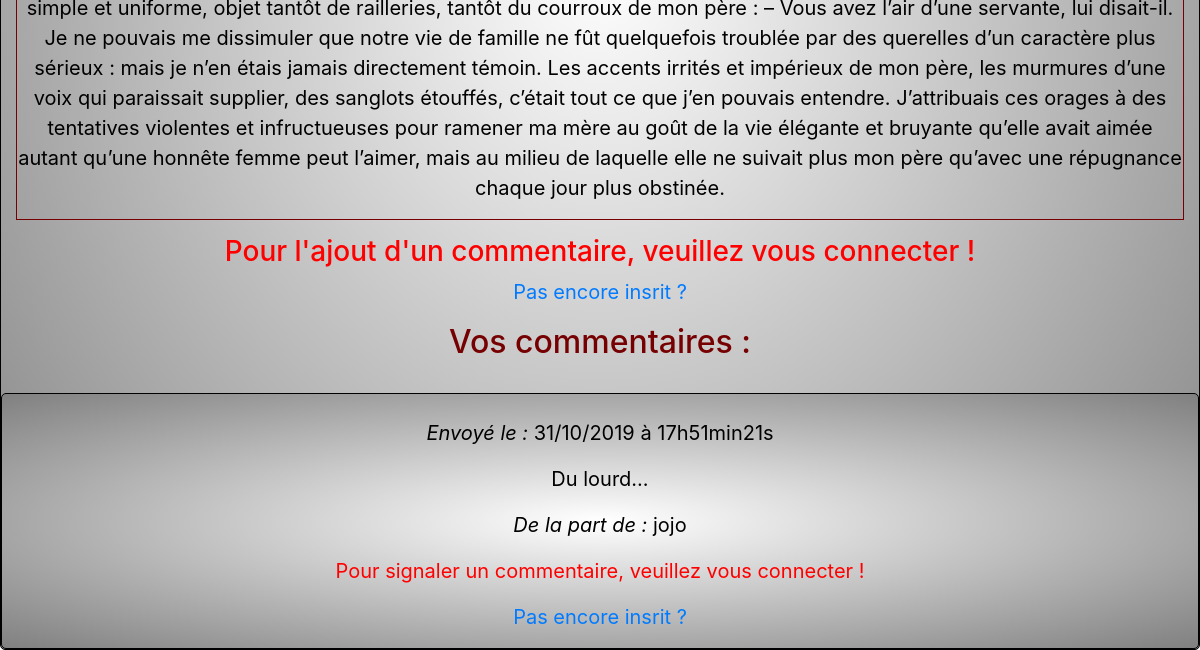
The app's page /index.php?action=post&id=43 (lower part), older data.
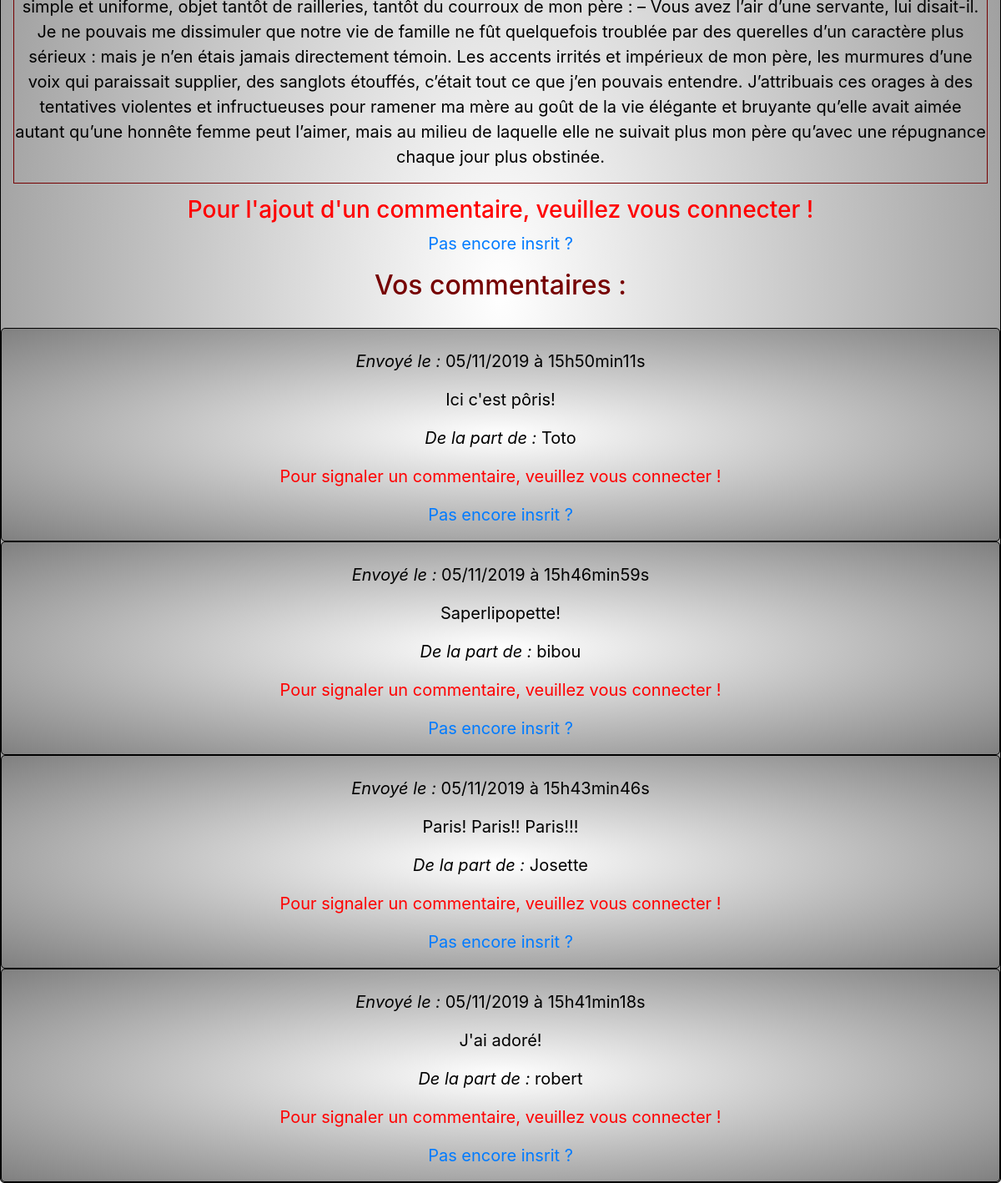
The same page, newer data.
### tables this page shows
CREATE TABLE IF NOT EXISTS `comments` (
  `id` int(11) NOT NULL AUTO_INCREMENT,
  `id_billet` int(11) NOT NULL,
  `id_user` int(11) NOT NULL,
  `comment` text NOT NULL,
  `signalement` tinyint(1) NOT NULL DEFAULT '0',
  `comment_date` datetime NOT NULL,
  PRIMARY KEY (`id`)
);

CREATE TABLE IF NOT EXISTS `users` (
  `id` int(11) NOT NULL AUTO_INCREMENT,
  `pseudo` varchar(255) NOT NULL,
  `mail` text NOT NULL,
  `motdepasse` varchar(255) NOT NULL,
  `droits` tinyint(1) DEFAULT '0',
  PRIMARY KEY (`id`)
);

### controller/frontend.php (called while the page is built, shortened)
<?php
require_once('model/PostManager.php');
require_once('model/CommentManager.php');
function post()
{
	$postManager = new PostManager();
	$commentManager = new CommentManager();
	$post = $postManager->getPost($_GET['id']);
	$comments = $commentManager->getComments($_GET['id']);
	require('view/frontend/postView.php');
}

### model/PostManager.php (called while the page is built, shortened)
<?php
class PostManager extends Manager
{
	public function getPost($postId)
	{
		$db = $this->dbConnect();
		$req = $db->prepare('SELECT id, title, content, DATE_FORMAT(creation_date, \'%d/%m/%Y à %Hh%imin%ss\') AS creation_date_fr FROM posts WHERE id = ?');
		$req->execute(array($postId));
		$post = $req->fetch();
		return $post;
	}
}

### model/CommentManager.php (called while the page is built, shortened)
<?php
class CommentManager extends Manager
{
	public function getComments($idBillet)
	{
		$db = $this->dbConnect();
		$comments = $db->prepare('SELECT comments.id, users.pseudo, comments.comment, DATE_FORMAT(comment_date, \'%d/%m/%Y à %Hh%imin%ss\') AS comment_date_fr FROM comments INNER JOIN users ON comments.id_user = users.id WHERE id_billet = ? ORDER BY comment_date DESC');
		$comments->execute(array($idBillet));
		return $comments;
	}
}

### view/frontend/postView.php (the view, shortened to what this page needs)
<div class="vuChapComment">
  <div align="center"><br>
   <div class="news">
   <p>
     <?= nl2br($post['content']) ?>
   </p>
 </div>
 <?php  if(isset($_SESSION['id'])) { ?>
  <div class="commentaires" >
    <h2>Mon commentaire :</h2><br/>
    <form action="index.php?action=addComment&amp;id=<?=$post['id'] ?>"method="post">
     <div>
       <textarea id="comment" name="comment" placeholder="Votre texte"></textarea>
     </div>
     <div><br>
       <button type="submit"class="btn btn-primary">J'envoie mon commentaire !</button><br>
     </div>
   </form>
   <?php
 }else{
  echo '<h3 class="error">Pour l\'ajout d\'un commentaire, veuillez vous connecter !</h3>
  <p><a href="index.php?action=displFormulContact">Pas encore insrit ?</a></p>';
}
?>
<div>
  <h2 id="ancre bas de page" >Vos commentaires :</h2><br>
  <?php
            while ($comment = $comments->fetch())
            {
              ?>
              <div class="vuChapComment"><br>
                <p><em>Envoyé le : </em><?= $comment['comment_date_fr'] ?></p>
                <p><?= nl2br(htmlspecialchars($comment['comment'])) ?></p>
                <p><em>De la part de : </em><?= $comment['pseudo'] ?></p>
                <?php  if(isset($_SESSION['id'])) { ?>
                  <a href="index.php?action=signal&amp;id=<?=$comment['id'] ?>"><button type="submit"class="btn btn-primary">Signaler ce commentaire !</button></a><br><br>
                  <?php
                }else{
                  echo '<p class="error">Pour signaler un commentaire, veuillez vous connecter !</p>
                  <p><a href="index.php?action=displFormulContact">Pas encore insrit ?</a></p>';
                }
                ?>
              </div>
              <?php
            }
            ?>
          </div>
        </div>
      </div>
    <?php require('template.php'); ?>

Row changes from the older to the newer data that the page shows:
removed comments: comment_date_fr "31/10/2019 à 17h51min21s", comment "Du lourd...", id_user.pseudo "jojo"
now on this page (row edited): comments: comment_date_fr "05/11/2019 à 15h50min11s", comment "Ici c'est pôris!", id_user.pseudo "Toto"
now on this page (row edited): comments: comment_date_fr "05/11/2019 à 15h46min59s", comment "Saperlipopette!", id_user.pseudo "bibou"
now on this page (row edited): comments: comment_date_fr "05/11/2019 à 15h43min46s", comment "Paris! Paris!! Paris!!!", id_user.pseudo "Josette"
now on this page (row edited): comments: comment_date_fr "05/11/2019 à 15h41min18s", comment "J'ai adoré!", id_user.pseudo "robert"
